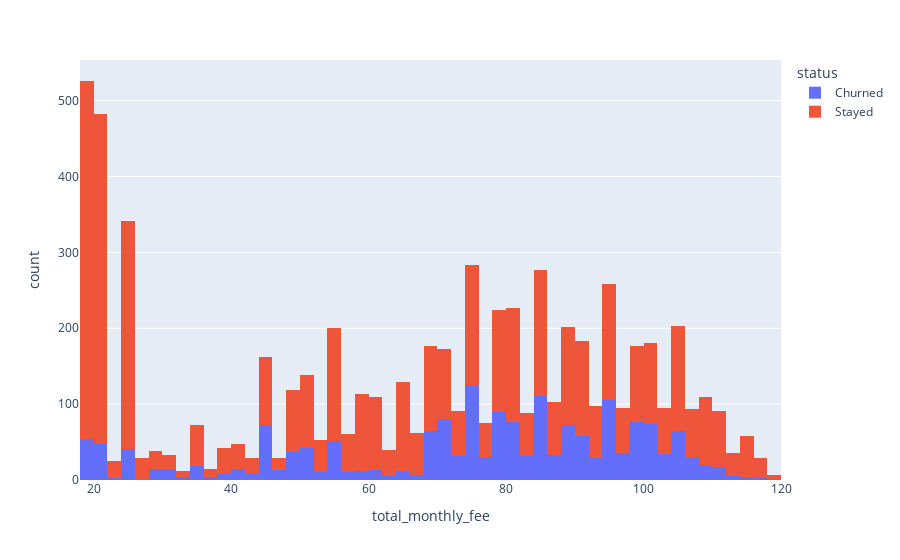

The notebook cell saved with this chart:
### Code cell
viz_df = train_df

fig = px.histogram(viz_df,
                   x='total_monthly_fee',
#                  y='total_refunds',
                   color='status',
                  )
fig.show()

### Figure 1 — Plotly figure (JSON) as saved in the notebook; plotly's stock layout.template omitted (floating-point values rounded to 4 significant figures; data arrays with more than 128 entries replaced by an {"elided": "..."} marker saying what was removed)
{"data": [{"alignmentgroup": "True", "bingroup": "x", "hovertemplate": "status=Churned<br>total_monthly_fee=%{x}<br>count=%{y}<extra></extra>", "legendgroup": "Churned", "marker": {"color": "#636efa", "pattern": {"shape": ""}}, "name": "Churned", "offsetgroup": "Churned", "orientation": "v", "showlegend": true, "type": "histogram", "x": {"elided": "1817 float values"}, "xaxis": "x", "yaxis": "y"}, {"alignmentgroup": "True", "bingroup": "x", "hovertemplate": "status=Stayed<br>total_monthly_fee=%{x}<br>count=%{y}<extra></extra>", "legendgroup": "Stayed", "marker": {"color": "#EF553B", "pattern": {"shape": ""}}, "name": "Stayed", "offsetgroup": "Stayed", "orientation": "v", "showlegend": true, "type": "histogram", "x": {"elided": "4720 float values"}, "xaxis": "x", "yaxis": "y"}], "layout": {"barmode": "relative", "legend": {"title": {"text": "status"}, "tracegroupgap": 0}, "margin": {"t": 60}, "xaxis": {"anchor": "y", "domain": [0, 1], "title": {"text": "total_monthly_fee"}}, "yaxis": {"anchor": "x", "domain": [0, 1], "title": {"text": "count"}}}}
